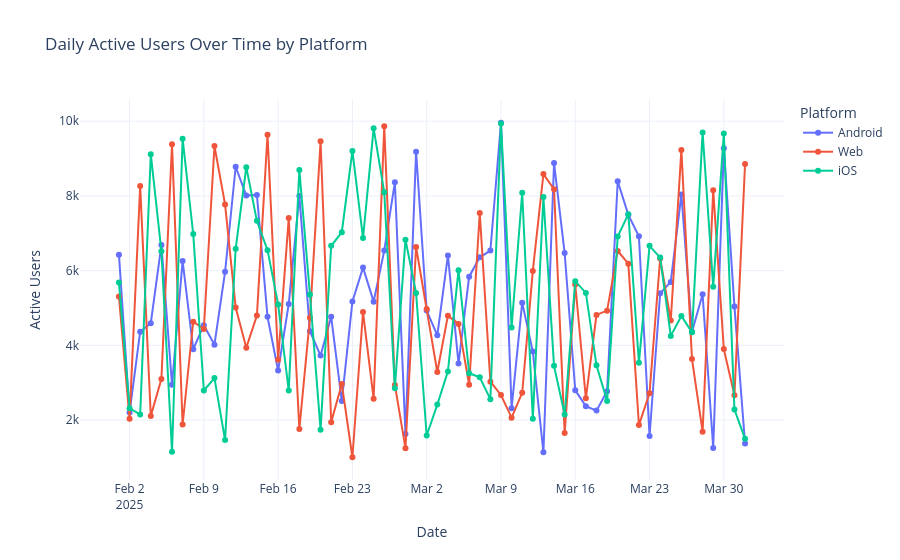

Notebook code for this chart:
### Code cell
# Example 8: Daily Active Users by Platform
import pandas as pd
import numpy as np
from plot_agent.agent import PlotAgent


df = pd.DataFrame({
    "date": pd.date_range("2025-02-01", periods=60, freq="D").repeat(3),
    "platform": ["iOS", "Android", "Web"] * 60,
    "active_users": np.random.randint(1000, 10000, 180)
})

agent = PlotAgent()
agent.set_df(df)

# Initial plot
response = agent.process_message(
    "Create a multiline chart of daily active users over time, with one line per platform."
)
fig = agent.get_figure()
fig.show()
